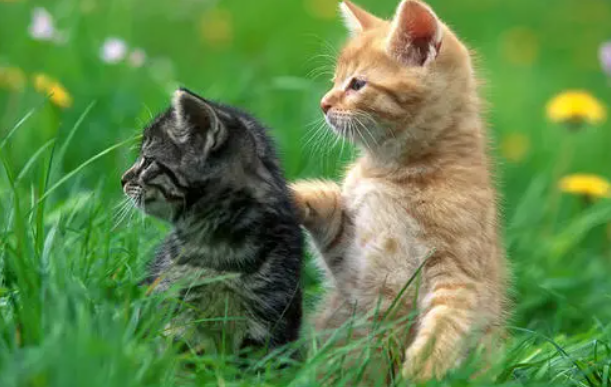
#> input picture class_work/test_picture/test2.jpg, 611 x 387 px
$ python class_work_one.py
#> lines starting #> are read from the running program, lines starting #| are printed output that depends on the picture
# @Time : 2021-05-13 9:53
# @Author : Seven
# -*- coding:utf-8 -*-
import cv2
import matplotlib.pyplot as plt
'''
作业１：请用MATLAB或其它语言编写相关程序，输入一幅灰度图像。
　　　　（１）按比例降低整幅图像灰度；
　　　　（２）对降低灰度后的图像进行直方图均衡化处理；
　　　　（３）在同一个窗口输出显示原始图像和２种结果图像。
'''

# 统计各灰度值的像素个数
def histogram(image):
    (row, col) = image.shape
    hist = [0] * 256
    for i in range(row):
        for j in range(col):
            hist[image[i, j]] += 1
    return hist


# 全局灰度线性变换
def global_linear_transmation(img):  # 将灰度范围设为0~255
    maxV = img.max()
    minV = img.min()
    for i in range(img.shape[0]):
        for j in range(img.shape[1]):
            img[i, j] = ((img[i, j] - minV) * 255) / (maxV - minV)
    return img

#图像加载函数
def showimg(i,name,img,color):
    plt.subplot(2,2,i)
    plt.title(name)
    plt.imshow(img,color)
    plt.xticks([])
    plt.yticks([])

if __name__ == '__main__':

    image0 = cv2.imread("test_picture/test2.jpg",1)
#> image0 is the input picture: shape (387, 611, 3); mean B, G, R 71.8, 133.9, 96.9
    showimg(1,'original image',image0,None)
    image1 = cv2.imread("test_picture/test2.jpg",0)
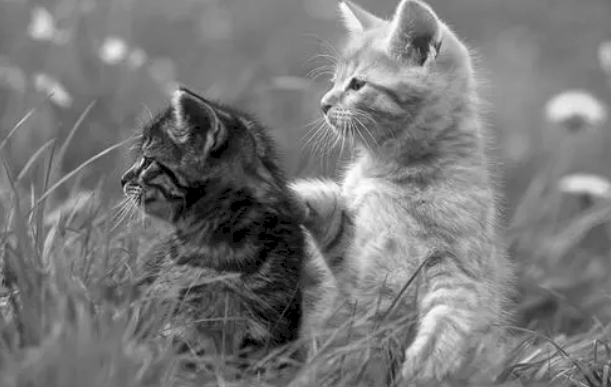
#> image1: shape (387, 611); min 0, max 255, mean 120.4
    image2 = global_linear_transmation(image1)
#> in global_linear_transmation, `maxV = img.max()`: maxV = 255
#> in global_linear_transmation, `minV = img.min()`: minV = 0
    showimg(3,'gray image',image2,"gray")
    # 统计变换后图像的各灰度值像素的个数
    image_hist1 = histogram(image2)
#> image_hist1 = 256 values, max 5842 at index 119, min 0 at index 1, mean 923.7

    plt.subplot(2, 2, 4)
    plt.title('histogram image')
    plt.plot(image_hist1)
    plt.show()
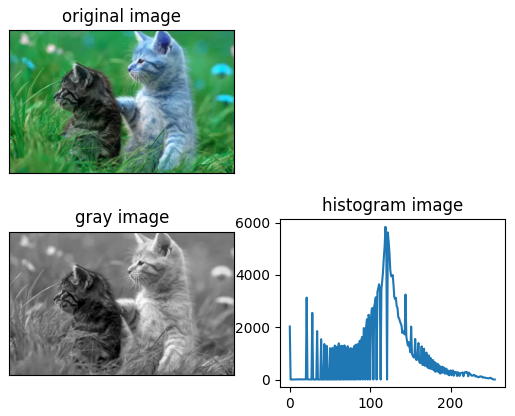
#> figure drawn by matplotlib, 3 panels; B, G, R data is drawn as R, G, B; panel 3: curve peaks at x = 119, y = 5842

$ run again, with class_work/test_picture/test1.jpg copied over class_work/test_picture/test2.jpg
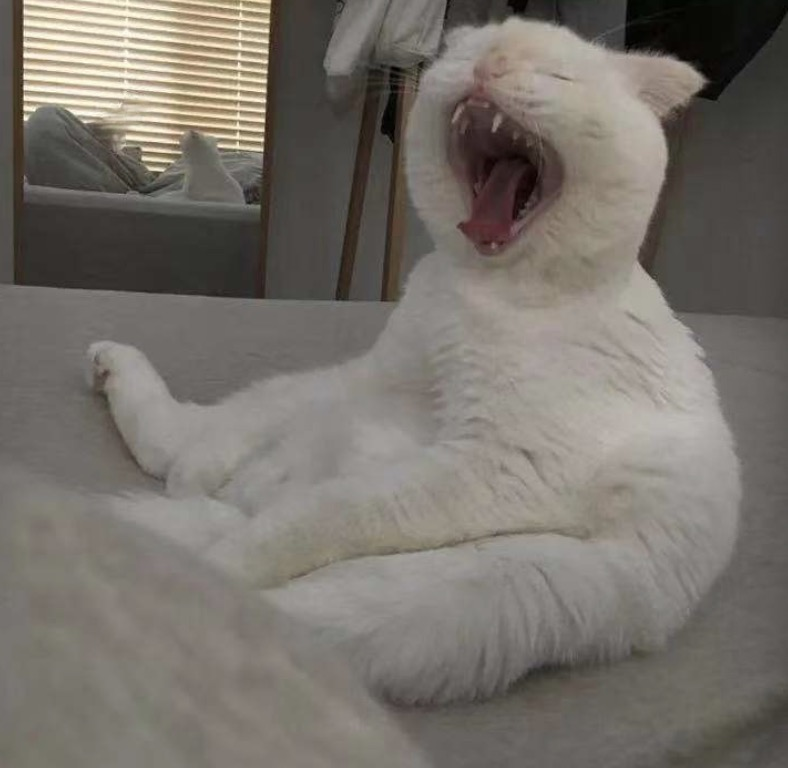
#> input picture class_work/test_picture/test1.jpg, 788 x 768 px
#> image0 is the input picture: shape (768, 788, 3); mean B, G, R 107.4, 114.2, 119.5
#> `image1 = cv2.imread("test_picture/test2.jpg",0)`:
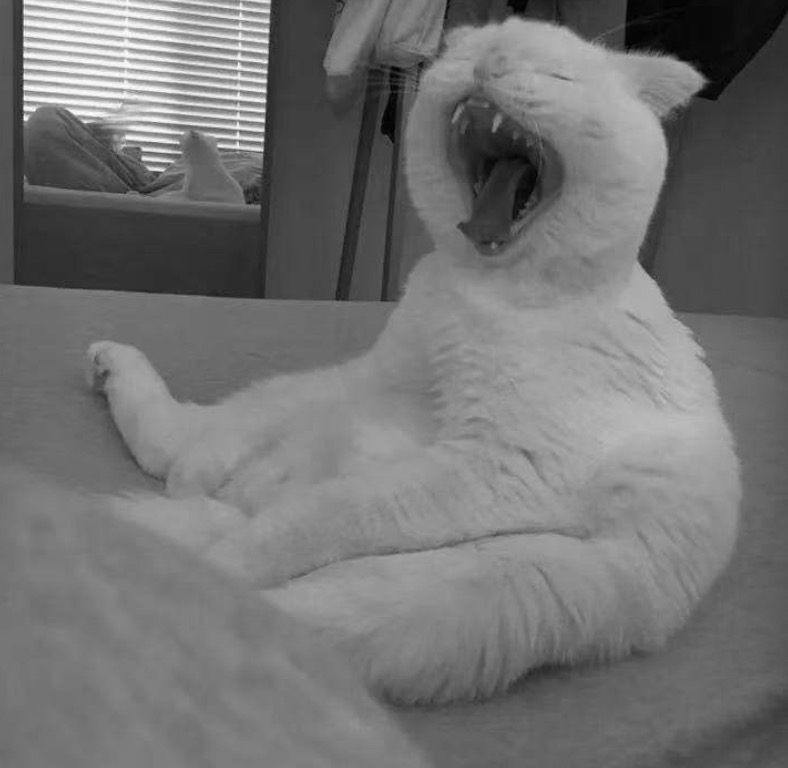
#> image1: shape (768, 788); min 0, max 254, mean 115
#> maxV = 254
#> minV = 0
#> image_hist1 = 256 values, max 9266 at index 121, min 0 at index 254, mean 2364
#> `plt.show()`:
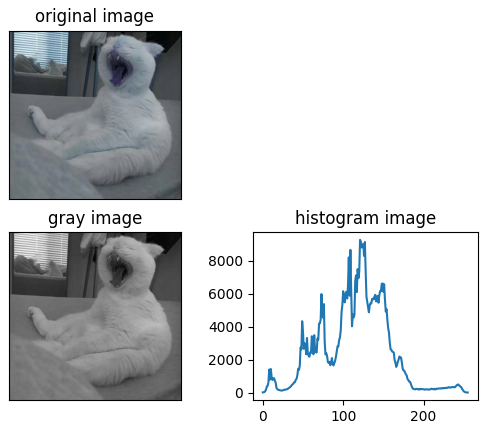
#> figure drawn by matplotlib, 3 panels; B, G, R data is drawn as R, G, B; panel 3: curve peaks at x = 121, y = 9266

$ run again, with class_work/test_picture/test3.jpg copied over class_work/test_picture/test2.jpg
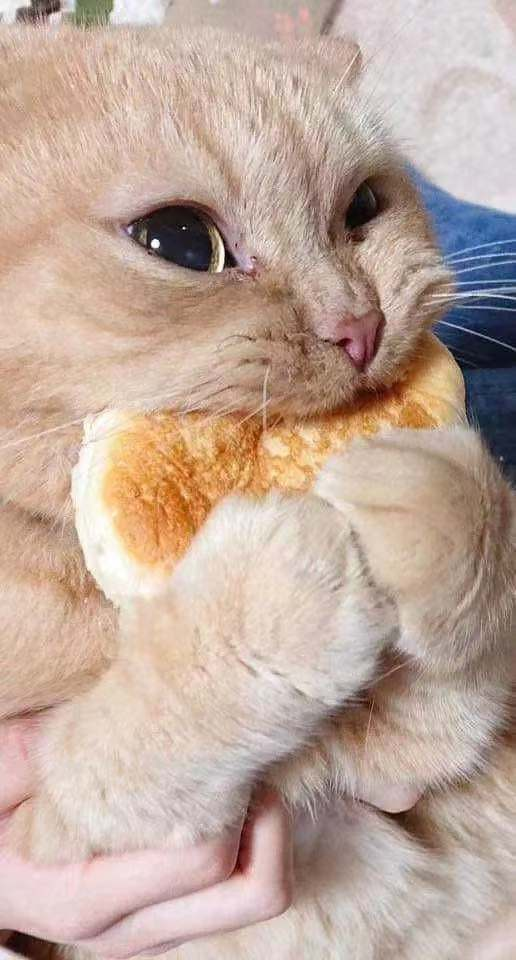
#> input picture class_work/test_picture/test3.jpg, 516 x 960 px
#> image0 is the input picture: shape (960, 516, 3); mean B, G, R 156.2, 168.9, 191.8
#> `image1 = cv2.imread("test_picture/test2.jpg",0)`:
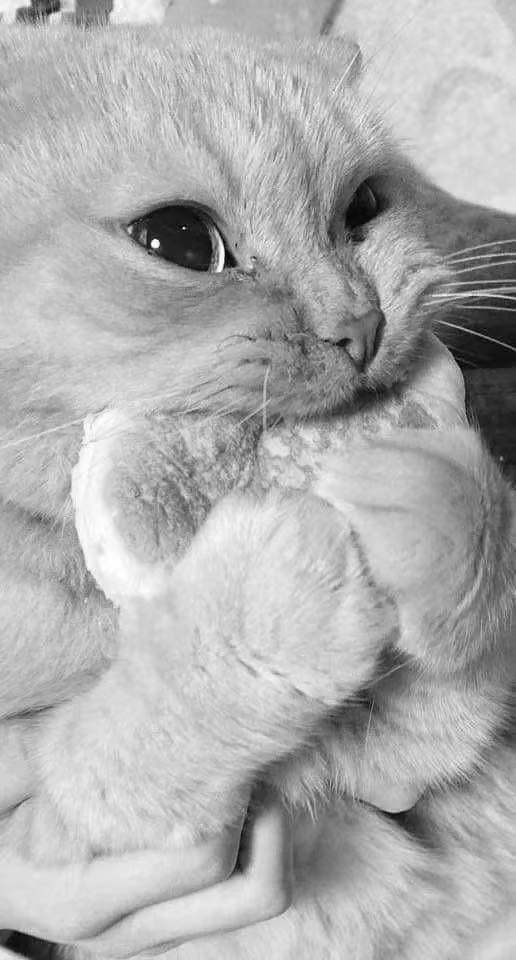
#> image1: shape (960, 516); min 0, max 255, mean 174.3
#> maxV = 255
#> minV = 0
#> image_hist1 = 256 values, max 6861 at index 200, min 4 at index 0, mean 1935
#> `plt.show()`:
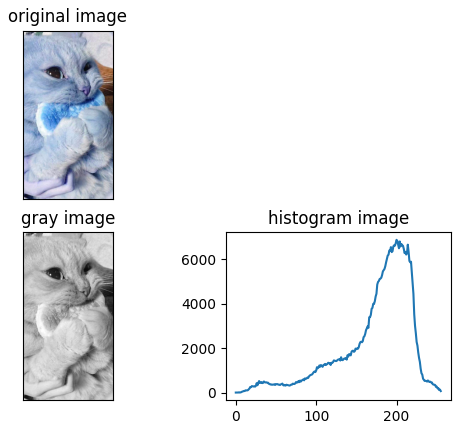
#> figure drawn by matplotlib, 3 panels; B, G, R data is drawn as R, G, B; panel 3: curve peaks at x = 200, y = 6861

$ run again, with class_work/test_picture/test4.jpg copied over class_work/test_picture/test2.jpg
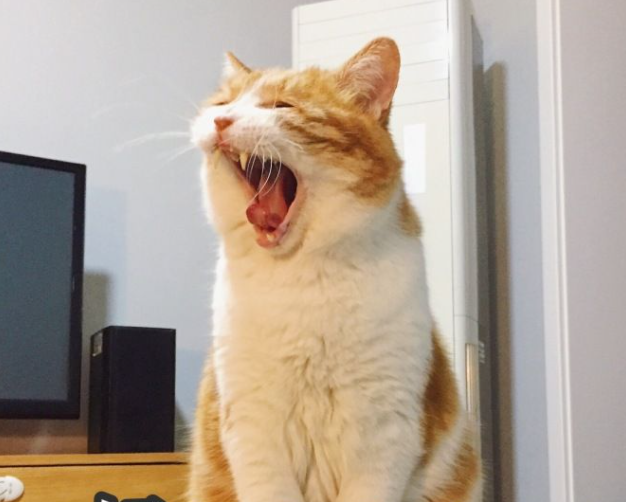
#> input picture class_work/test_picture/test4.jpg, 626 x 502 px
#> image0 is the input picture: shape (502, 626, 3); mean B, G, R 149.2, 163.3, 177.1
#> `image1 = cv2.imread("test_picture/test2.jpg",0)`:
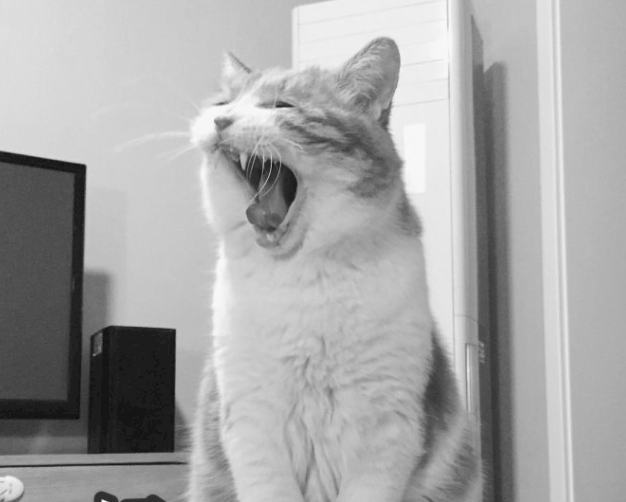
#> image1: shape (502, 626); min 0, max 252, mean 166.7
#> maxV = 252
#> minV = 0
#> image_hist1 = 256 values, max 8647 at index 28, min 0 at index 1, mean 1227.5
#> `plt.show()`:
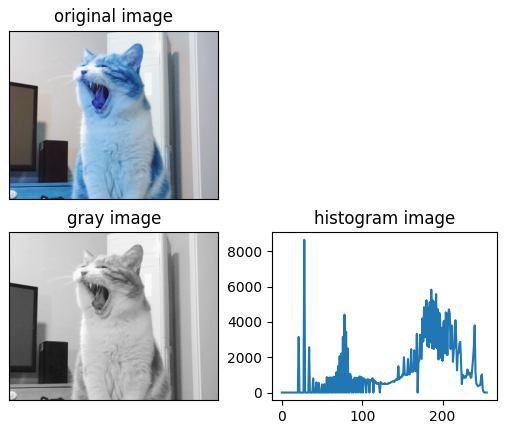
#> figure drawn by matplotlib, 3 panels; B, G, R data is drawn as R, G, B; panel 3: curve peaks at x = 28, y = 8647
